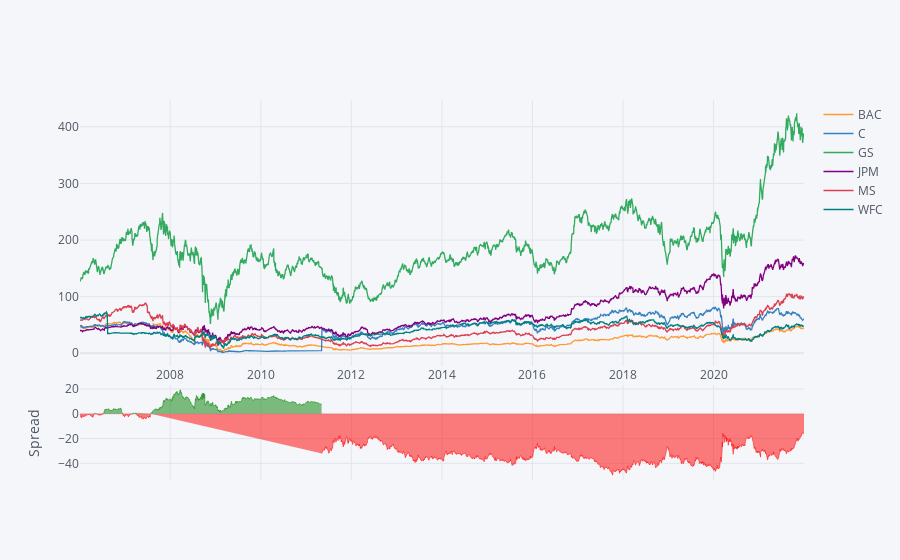

The cell this chart's notebook holds for it:
### Markdown cell above
** Create a line plot showing Close price for each bank for the entire index of time. (Hint: Try using a for loop, or use [.xs](http://pandas.pydata.org/pandas-docs/stable/generated/pandas.DataFrame.xs.html) to get a cross section of the data.)**

### Code cell
bank_stocks[:].xs(key = 'close',axis = 1,level = 'Stock Info').iplot(kind='spread')

### Figure 1 — Plotly figure (JSON) as saved in the notebook; plotly's stock layout.template omitted (floating-point values rounded to 4 significant figures; data arrays with more than 128 entries replaced by an {"elided": "..."} marker saying what was removed)
{"data": [{"line": {"color": "rgba(255, 153, 51, 1.0)", "dash": "solid", "shape": "linear", "width": 1.3}, "mode": "lines", "name": "BAC", "text": "", "type": "scatter", "x": {"elided": "4028 str values"}, "y": {"elided": "4028 float values"}}, {"line": {"color": "rgba(55, 128, 191, 1.0)", "dash": "solid", "shape": "linear", "width": 1.3}, "mode": "lines", "name": "C", "text": "", "type": "scatter", "x": {"elided": "4028 str values"}, "y": {"elided": "4028 float values"}}, {"line": {"color": "rgba(50, 171, 96, 1.0)", "dash": "solid", "shape": "linear", "width": 1.3}, "mode": "lines", "name": "GS", "text": "", "type": "scatter", "x": {"elided": "4028 str values"}, "y": {"elided": "4028 float values"}}, {"line": {"color": "rgba(128, 0, 128, 1.0)", "dash": "solid", "shape": "linear", "width": 1.3}, "mode": "lines", "name": "JPM", "text": "", "type": "scatter", "x": {"elided": "4028 str values"}, "y": {"elided": "4028 float values"}}, {"line": {"color": "rgba(219, 64, 82, 1.0)", "dash": "solid", "shape": "linear", "width": 1.3}, "mode": "lines", "name": "MS", "text": "", "type": "scatter", "x": {"elided": "4028 str values"}, "y": {"elided": "4028 float values"}}, {"line": {"color": "rgba(0, 128, 128, 1.0)", "dash": "solid", "shape": "linear", "width": 1.3}, "mode": "lines", "name": "WFC", "text": "", "type": "scatter", "x": {"elided": "4028 str values"}, "y": {"elided": "4028 float values"}}, {"connectgaps": false, "fill": "tozeroy", "line": {"color": "green", "dash": "solid", "shape": "linear", "width": 0.5}, "mode": "lines", "name": "Spread", "showlegend": false, "type": "scatter", "x": {"elided": "4028 str values"}, "xaxis": "x2", "y": {"elided": "4028 mixed values"}, "yaxis": "y2"}, {"connectgaps": false, "fill": "tozeroy", "line": {"color": "red", "dash": "solid", "shape": "linear", "width": 0.5}, "mode": "lines", "name": "Spread", "showlegend": false, "type": "scatter", "x": {"elided": "4028 str values"}, "xaxis": "x2", "y": {"elided": "4028 mixed values"}, "yaxis": "y2"}], "layout": {"hovermode": "x", "legend": {"bgcolor": "#F5F6F9", "font": {"color": "#4D5663"}}, "paper_bgcolor": "#F5F6F9", "plot_bgcolor": "#F5F6F9", "title": {"font": {"color": "#4D5663"}}, "xaxis": {"gridcolor": "#E1E5ED", "showgrid": true, "tickfont": {"color": "#4D5663"}, "title": {"font": {"color": "#4D5663"}, "text": ""}, "zerolinecolor": "#E1E5ED"}, "xaxis2": {"anchor": "y2", "gridcolor": "#E1E5ED", "showgrid": true, "showticklabels": false, "tickfont": {"color": "#4D5663"}, "title": {"font": {"color": "#4D5663"}, "text": ""}, "zerolinecolor": "#E1E5ED"}, "yaxis": {"domain": [0.3, 1], "gridcolor": "#E1E5ED", "showgrid": true, "tickfont": {"color": "#4D5663"}, "title": {"font": {"color": "#4D5663"}, "text": ""}, "zerolinecolor": "#E1E5ED"}, "yaxis2": {"domain": [0, 0.25], "gridcolor": "#E1E5ED", "showgrid": true, "tickfont": {"color": "#4D5663"}, "title": {"font": {"color": "#4D5663"}, "text": "Spread"}, "zerolinecolor": "#E1E5ED"}}}
